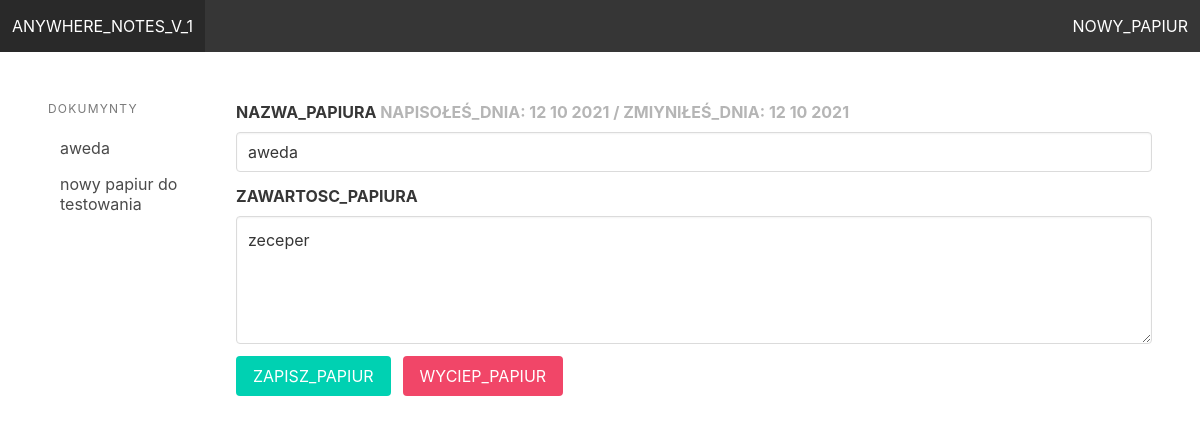
The page /?docid=1 on the database its author committed.
### document/models.py (models this page shows)
class Document(models.Model):
    title = models.CharField(max_length=255)
    content = models.TextField(blank=True, null=True)
    created_at = models.DateTimeField(auto_now_add=True)
    modified_at = models.DateTimeField(auto_now=True)
    class Meta:
        ordering = ('title',)

### document/views.py (the view, shortened to what this page needs)
# urls.py: path('', editor, name='editor'),
def editor(request):
    docid = int(request.GET.get('docid',0))
    documents = Document.objects.all()
    if docid > 0:
        document = Document.objects.get(pk=docid)
    else:
        document = ''
    context = {
        'docid': docid,
        'documents': documents,
        'document': document
    }
    return render(request, 'editor.html', context)

### document/templates/editor.html (shortened to what this page needs)
<!DOCTYPE html>
<html>
    <head>
        <link rel="stylesheet" href="https://cdn.jsdelivr.net/npm/bulma@0.9.0/css/bulma.min.css">
    </head>
    <body>
        <nav class="navbar is-dark">
            <div class="navbar-brand">
                <a href="{% url 'editor' %}" class="navbar-item">ANYWHERE_NOTES_V_1</a>
            </div>
            <div class="navbar-menu">
                <div class="navbar-end">
                    <a href="{% url 'editor' %}?docid=0" class="navbar-item">NOWY_PAPIUR</a>
                </div>
            </div>
        </nav>
        <section class="section">
            <div class="columns">
                <div class="column is-2">
                    <aside class="menu">
                        <p class="menu-label">DOKUMYNTY</p>
                        <ul class="menu-list">
                            {% for doc in documents %}
                                <li>
                                    <a href="{% url 'editor' %}?docid={{ doc.id }}">{{ doc.title }}</a>
                                </li>
                            {% endfor %}
                        </ul>
                </div>
                <div class="column is-10">
                    <form method="post" action="{% url 'editor' %}">
                        <div class="field">
                            <label class="label">
                                NAZWA_PAPIURA
                                {% if document %}
                                    <span class="has-text-grey-light">
                                        NAPISOŁEŚ_DNIA: {{ document.created_at|date:"d m Y"}} /
                                        ZMIYNIŁEŚ_DNIA: {{ document.modified_at|date:"d m Y"}}
                                    </span>
                                {% endif %}
                            </label>
                            <div class="control">
                                <input type="text" class="input" name="title" placeholder="NAZWA_PAPIURA"{% if document %} value="{{ document.title }}"{% endif %}>
                            </div>
                        </div>
                        <div class="field">
                            <label class="label">ZAWARTOSC_PAPIURA</label>
                            <div class="control">
                                <textarea class="textarea" name="content" placeholder="ZAWARTOSC_PAPIURA">{% if document %}{{ document.content }}{% endif %}</textarea>
                            </div>
                        </div>
                        <div class="field is-grouped">
                            <div class="control">
                                <button class="button is-primary">ZAPISZ_PAPIUR</button>
                            </div>
                            {% if document %}
                                <div class="control">
                                    <a href="{% url 'delete_document' document.id %}" class="button is-danger">WYCIEP_PAPIUR</a>
                                </div>
                            {% endif %}
                        </div>
                    </form>
                </div>
            </div>
        </section>
    </body>
</html>

### rows shown on the page
Document: title "aweda", created_at "12 10 2021", modified_at "12 10 2021", content "zeceper"
Document: title "nowy papiur do testowania"
